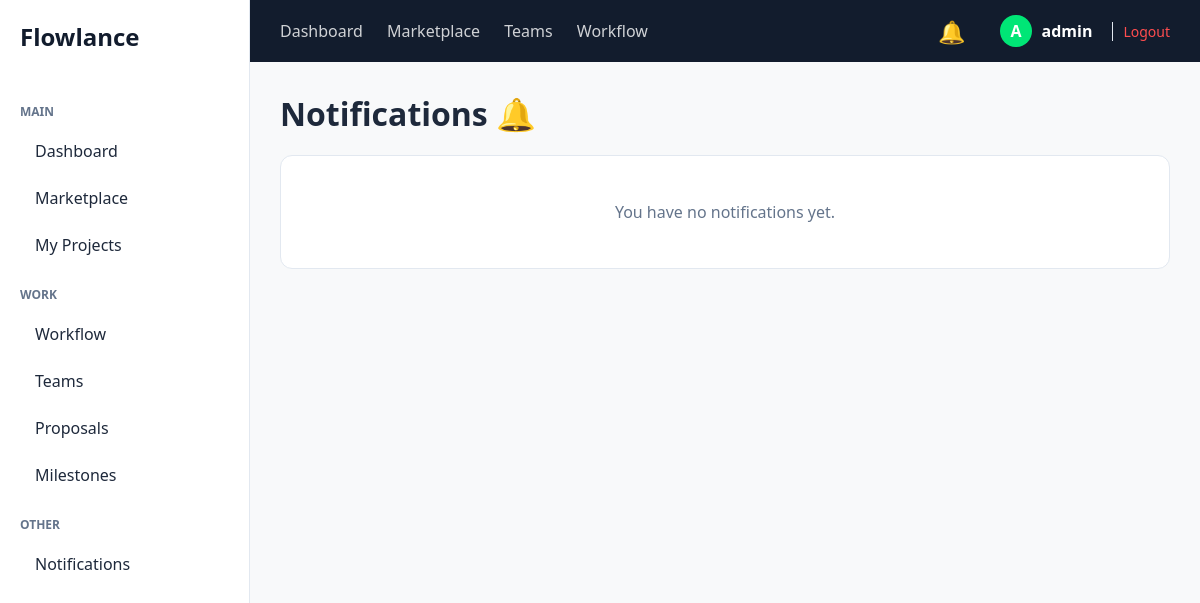
/notifications/ (signed in), run on an earlier commit of the app's database.
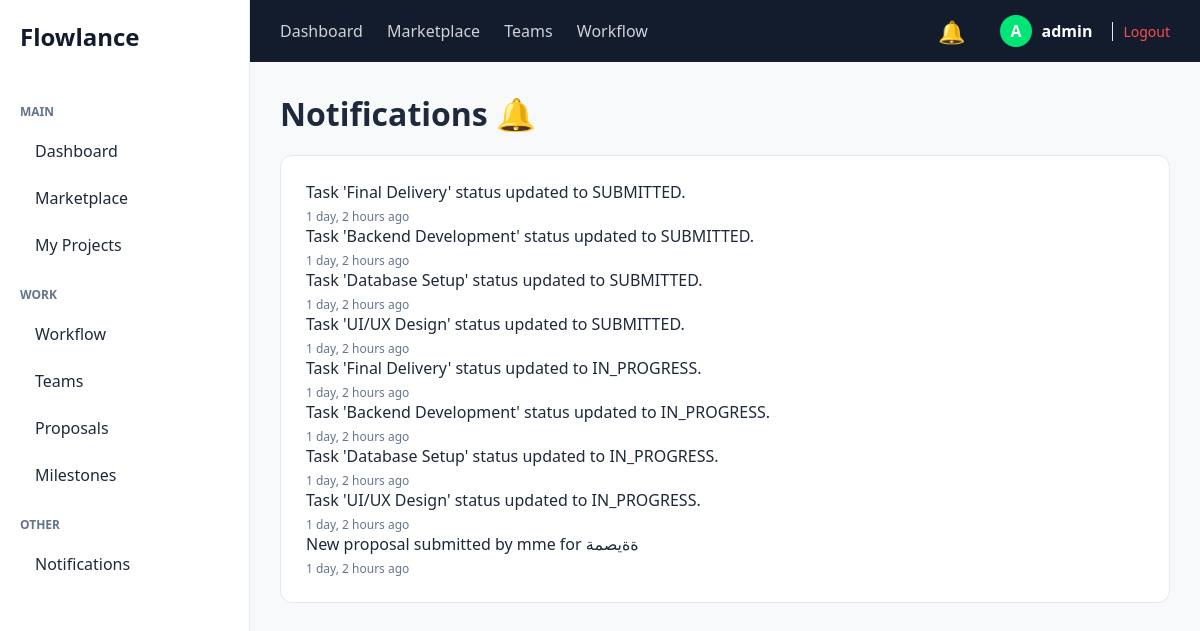
And on a later commit of the database.
### apps/users/models.py (models this page shows, shortened)
class User(AbstractUser):
    ROLE_CHOICES = (
        ('CLIENT', 'Client'),
        ('FREELANCER', 'Freelancer'),
        ('TEAM_LEADER', 'Team Leader'),
        ('TEAM_MEMBER', 'Team Member'),
    )
    role = models.CharField(max_length=20, choices=ROLE_CHOICES, default='CLIENT')
    profile_picture = models.ImageField(upload_to='profiles/', null=True, blank=True)
    bio = models.TextField(blank=True, null=True)
    skills = models.CharField(max_length=255, blank=True, null=True)

### apps/projects/models.py (models this page shows)
class Notification(models.Model):
    user = models.ForeignKey(settings.AUTH_USER_MODEL, on_delete=models.CASCADE, related_name='notifications')
    message = models.CharField(max_length=255)
    is_read = models.BooleanField(default=False)
    created_at = models.DateTimeField(auto_now_add=True)

### apps/projects/views.py (the view)
# urls.py: path('notifications/', views.notifications_list_view, name='notifications_list'),
@login_required(login_url='users:login')
def notifications_list_view(request):
    notifications = get_user_notifications(request.user)
    mark_notifications_read(request.user)
    return render(request, 'projects/notifications.html', {'notifications': notifications})

### apps/projects/context_processors.py (called while the page is built)
def notifications_processor(request):
    user = request.user if request.user.is_authenticated else User.objects.first()
    if user:
        unread_count = Notification.objects.filter(user=user, is_read=False).count()
        return {'unread_notifications_count': unread_count}
    return {'unread_notifications_count': 0}

### apps/projects/services.py (called while the page is built)
def get_user_notifications(user):
    return Notification.objects.filter(user=user).order_by('-created_at')

def mark_notifications_read(user):
    Notification.objects.filter(user=user, is_read=False).update(is_read=True)

### templates/projects/notifications.html (shortened to what this page needs)
{% extends 'base.html' %}
{% block content %}
<div class="dashboard-header">
    <h1>Notifications 🔔</h1>
</div>
<div class="project-card" style="margin-top: 20px;">
    {% for notification in notifications %}
    <div class="notification-item {% if not notification.is_read %}unread{% endif %}">
        <div>
            <p style="font-size: 16px; color: var(--text-dark);">{{ notification.message }}</p>
            <span style="font-size: 12px; color: var(--text-muted); margin-top: 5px; display: block;">{{ notification.created_at|timesince }} ago</span>
        </div>
    </div>
    {% empty %}
    <p style="padding: 20px; color: var(--text-muted); text-align: center;">You have no notifications yet.</p>
    {% endfor %}
</div>
{% endblock %}

### templates/base.html (shortened to what this page needs)
<!DOCTYPE html>
<html lang="en" dir="ltr">
<head>
    {% load static %}
    <link rel="stylesheet" href="{% static 'css/style.css' %}">
</head>
<body>
    <div class="app-container">
        <aside class="sidebar">
            <div class="logo">
                <h2>Flowlance</h2>
            </div>
            <nav class="sidebar-menu">
                <p class="menu-label">MAIN</p>
                <a href="{% url 'projects:dashboard' %}">Dashboard</a>
                <a href="{% url 'projects:marketplace' %}">Marketplace</a>
                <a href="#">My Projects</a>
                <p class="menu-label">WORK</p>
                <a href="#">Workflow</a>
                <a href="{% url 'projects:teams' %}">Teams</a>
                <a href="#">Proposals</a>
                <a href="#">Milestones</a>
                <p class="menu-label">OTHER</p>
                <a href="{% url 'projects:notifications_list' %}">Notifications</a>
            </nav>
        </aside>
        <div class="main-content">
            <header class="top-navbar">
                <div class="nav-links">
                    <a href="{% url 'projects:dashboard' %}">Dashboard</a>
                    <a href="{% url 'projects:marketplace' %}">Marketplace</a>
                    <a href="{% url 'projects:teams' %}">Teams</a>
                    <a href="#">Workflow</a>
                </div>
                <div class="user-actions">
                    <a href="{% url 'projects:notifications_list' %}" style="position: relative; text-decoration: none; margin-right: 15px;">
                        <span class="notification-icon" style="font-size: 22px;">🔔</span>
                    </a>
                    <div class="user-profile" style="display: flex; align-items: center; gap: 10px;">
                        <span class="avatar">{{ request.user.username|make_list|first|upper }}</span>
                        <span class="username" style="font-weight: bold;">{{ request.user.username }}</span>
                        <a href="{% url 'users:logout' %}" style="color: #ff4d4f; text-decoration: none; font-size: 14px; margin-left: 10px; border-left: 1px solid var(--border-color); padding-left: 10px;">Logout</a>
                    </div>
                </div>
            </header>
            <main class="page-content">
                {% block content %}
                {% endblock %}
            </main>
        </div>
    </div>
</body>
</html>

### static/css/style.css (style rules this page uses)
:root { --bg-dark: #121c2d; --bg-light: #f8f9fa; --white: #ffffff; --primary-green: #00e676; --text-dark: #1e293b; --text-muted: #64748b; --border-color: #e2e8f0; }
* { margin: 0; padding: 0; box-sizing: border-box; font-family: 'Segoe UI', Tahoma, Geneva, Verdana, sans-serif; }
body { background-color: var(--bg-light); color: var(--text-dark); }
.app-container { display: flex; height: 100vh; }
.sidebar { width: 250px; background-color: var(--white); border-right: 1px solid var(--border-color); padding: 20px; display: flex; flex-direction: column; }
.logo h2 { color: var(--bg-dark); font-weight: 800; margin-bottom: 30px; }
.menu-label { font-size: 12px; color: var(--text-muted); margin-top: 20px; margin-bottom: 10px; text-transform: uppercase; font-weight: bold; }
.sidebar-menu a { text-decoration: none; color: var(--text-dark); display: block; padding: 10px 15px; margin-bottom: 5px; border-radius: 8px; transition: 0.3s; }
.main-content { flex: 1; display: flex; flex-direction: column; }
.top-navbar { background-color: var(--bg-dark); color: var(--white); padding: 15px 30px; display: flex; justify-content: space-between; align-items: center; }
.nav-links a { color: var(--white); text-decoration: none; margin-right: 20px; opacity: 0.8; }
.user-actions { display: flex; align-items: center; gap: 20px; }
.avatar { background-color: var(--primary-green); color: var(--white); border-radius: 50%; padding: 5px 10px; font-weight: bold; }
.page-content { padding: 30px; overflow-y: auto; }
.project-card { background-color: var(--white); border: 1px solid var(--border-color); border-radius: 12px; padding: 25px; margin-bottom: 20px; }

What changed in the data, as far as the page shows it:
added Notification: message "Task 'Final Delivery' status updated to SUBMITTED.", created_at "1 day, 2 hours"
added Notification: message "Task 'Backend Development' status updated to SUBMITTED.", created_at "1 day, 2 hours"
added Notification: message "Task 'Database Setup' status updated to SUBMITTED.", created_at "1 day, 2 hours"
added Notification: message "Task 'UI/UX Design' status updated to SUBMITTED.", created_at "1 day, 2 hours"
added Notification: message "Task 'Final Delivery' status updated to IN_PROGRESS.", created_at "1 day, 2 hours"
added Notification: message "Task 'Backend Development' status updated to IN_PROGRESS.", created_at "1 day, 2 hours"
added Notification: message "Task 'Database Setup' status updated to IN_PROGRESS.", created_at "1 day, 2 hours"
added Notification: message "Task 'UI/UX Design' status updated to IN_PROGRESS.", created_at "1 day, 2 hours"
added Notification: message "New proposal submitted by mme for ةةيصمة", created_at "1 day, 2 hours"
Also different on the page:
text no longer shown: "You have no notifications yet."
